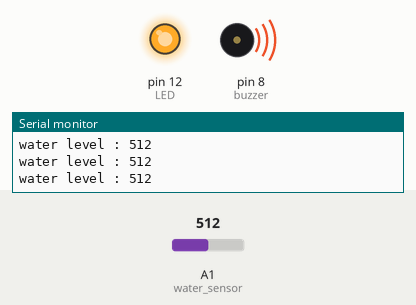
The sketch below on a simulated Arduino Uno, built with avr-gcc and run on an emulated ATmega328P. Parts: output pins drawn as LEDs (lit = HIGH), buzzer (waves = sounding, pin HIGH), the last lines printed to the serial monitor. The test bench sets the inputs (shaded band); at power-on: A1 (water_sensor) = 512.

Above: at 1.2 s.
1.3 s: A1 (water_sensor) set to 0
At 2.3 s:
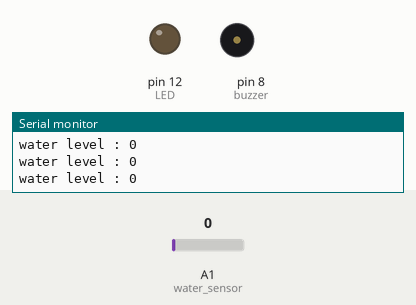
2.8 s: A1 (water_sensor) set to 122
At 3.7 s:
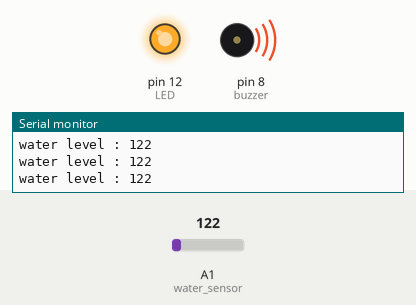
Timing chart, 0 to 5.8 s (numbered marks = the images above; inputs shaded):
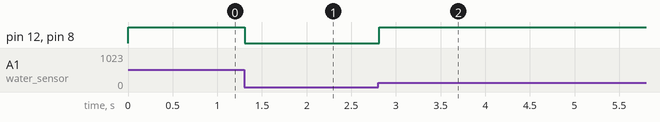

Measured:
- after the input at 1.3 s, pin 12 (LED), pin 8 (buzzer): HIGH → LOW at once
- after the input at 2.8 s, pin 12 (LED), pin 8 (buzzer): LOW → HIGH at once

The sketch:

water_level_updated_copy_20230124151823.ino
```cpp
//INITIALIZATION
int buzzer = 8;
int LED = 12;
int water_sensor = A1 ;
int waterlevel = 0;

//SETUP BLOCK
void setup() {

Serial.begin(9600);
pinMode(buzzer, OUTPUT);
pinMode(LED, OUTPUT);
pinMode(water_sensor, INPUT);

}

//LOOP BLOCK
void loop() {

  waterlevel = analogRead(water_sensor);

  if(waterlevel==0)
  {
    Serial.print("water level : ");
    Serial.println(waterlevel);
    digitalWrite(buzzer, LOW);
    digitalWrite(LED,LOW);
  }
  else
  {
    Serial.print("water level : ");
    Serial.println(waterlevel);
    digitalWrite(buzzer, HIGH);
    digitalWrite(LED,HIGH);

  }
  delay(100);
}
```
